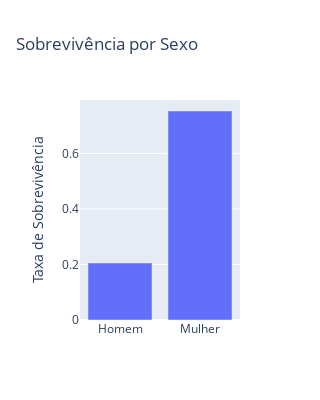

The cell this chart's notebook holds for it:
### Code cell
sHomem = df["Survived"][df["Sex"] == 'male'].value_counts(normalize = True)
sMulher = df["Survived"][df["Sex"] == 'female'].value_counts(normalize = True)
x0 = ['Homem', 'Mulher']
y0 = [sHomem[1], sMulher[1]]
data = [go.Bar(
        x=x0,
        y=y0
    )]
layout = go.Layout(autosize = False, width = 300, height = 400,
              yaxis = dict(title = 'Taxa de Sobrevivência'),
              title = 'Sobrevivência por Sexo')
fig3 = go.Figure(data = data, layout = layout)

fig3.show()

### Figure 1 — Plotly figure (JSON) as saved in the notebook; plotly's stock layout.template omitted (floating-point values rounded to 4 significant figures)
{"data": [{"type": "bar", "x": ["Homem", "Mulher"], "y": [0.2053, 0.7529]}], "layout": {"autosize": false, "height": 400, "title": {"text": "Sobrevivência por Sexo"}, "width": 300, "yaxis": {"title": {"text": "Taxa de Sobrevivência"}}}}
